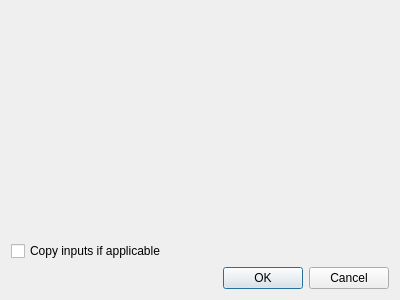
<?xml version="1.0" encoding="UTF-8"?>
<ui version="4.0">
 <class>pqCopyReactionDialog</class>
 <widget class="QDialog" name="pqCopyReactionDialog">
  <property name="geometry">
   <rect>
    <x>0</x>
    <y>0</y>
    <width>400</width>
    <height>300</height>
   </rect>
  </property>
  <property name="windowTitle">
   <string>Copy Properties From ...</string>
  </property>
  <layout class="QVBoxLayout" name="verticalLayout">
   <item>
    <widget class="pqFlatTreeView" name="pipelineView" native="true"/>
   </item>
   <item>
    <widget class="QCheckBox" name="copyInputs">
     <property name="text">
      <string>Copy inputs if applicable</string>
     </property>
    </widget>
   </item>
   <item>
    <widget class="QDialogButtonBox" name="buttonBox">
     <property name="orientation">
      <enum>Qt::Horizontal</enum>
     </property>
     <property name="standardButtons">
      <set>QDialogButtonBox::Cancel|QDialogButtonBox::Ok</set>
     </property>
    </widget>
   </item>
  </layout>
 </widget>
 <customwidgets>
  <customwidget>
   <class>pqFlatTreeView</class>
   <extends>QWidget</extends>
   <header>pqFlatTreeView.h</header>
   <container>1</container>
  </customwidget>
 </customwidgets>
 <resources/>
 <connections>
  <connection>
   <sender>buttonBox</sender>
   <signal>accepted()</signal>
   <receiver>pqCopyReactionDialog</receiver>
   <slot>accept()</slot>
   <hints>
    <hint type="sourcelabel">
     <x>248</x>
     <y>254</y>
    </hint>
    <hint type="destinationlabel">
     <x>157</x>
     <y>274</y>
    </hint>
   </hints>
  </connection>
  <connection>
   <sender>buttonBox</sender>
   <signal>rejected()</signal>
   <receiver>pqCopyReactionDialog</receiver>
   <slot>reject()</slot>
   <hints>
    <hint type="sourcelabel">
     <x>316</x>
     <y>260</y>
    </hint>
    <hint type="destinationlabel">
     <x>286</x>
     <y>274</y>
    </hint>
   </hints>
  </connection>
 </connections>
</ui>
